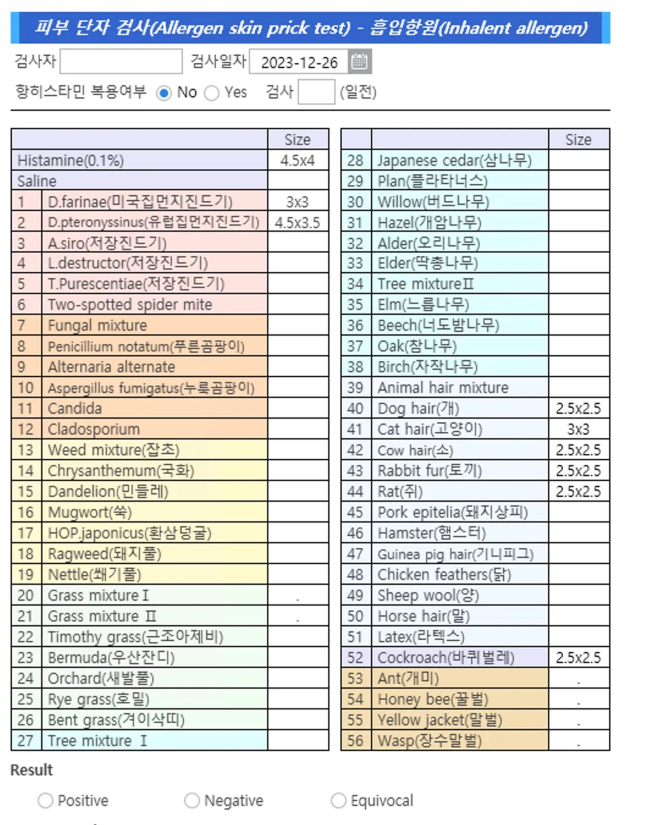
#> input picture input_images/skin_prick_test_1.jpg, 1934 x 2475 px (shown at 1/3 size)
$ python -i image_preprocess.py   (imports and definitions only)
#> lines starting #> are read from the running program, lines starting #| are printed output that depends on the picture
"""OCR 전 이미지 전처리 — Pillow + numpy 만 쓴다(OpenCV 없이).

평가(2026-09-14)에서 가장 약한 곳은 휴대폰 촬영본이었다(수치 정확도 55%, 양성의 48% 누락).
그림자와 원근 왜곡이 겹치면 오른쪽 열 값이 이웃 행으로 밀린다. 여기서 하는 일:

  1. EXIF 회전 바로잡기, 작은 이미지는 키우기(글자가 작으면 소수점이 뭉개진다)
  2. 촬영본으로 보이면 조명 평탄화 — 크게 흐린 사본으로 나눠 그림자를 걷어낸다
  3. 두 번째 판독용으로 위·아래 절반 확대본을 만든다(겹치게)
     → 첫 판독은 전체 한 장, 두 번째 판독은 절반 두 장. 서로 다른 시점이라
       같은 실수를 되풀이할 가능성이 낮고, 두 결과가 다르면 그 행을 확인 대상으로 표시한다.

색은 버리지 않는다 — 영어 결과지는 class 를 색 막대로, 중국어는 빨간 '+' 로 표시한다.
"""
from __future__ import annotations

import base64
import io
from typing import Any, Dict, List, Optional

import numpy as np
from PIL import Image, ImageFilter, ImageOps

MIN_WIDTH = 1600          # 이보다 좁으면 키운다


def _to_b64(img: Image.Image) -> str:
    buf = io.BytesIO()
    img.save(buf, format="JPEG", quality=92)      # PNG 는 촬영본에서 2MB 를 넘는다 — 글자 선명도는 충분
    return base64.b64encode(buf.getvalue()).decode("ascii")


def _load(src) -> Image.Image:
    if isinstance(src, Image.Image):
        img = src
    elif isinstance(src, (bytes, bytearray)):
        img = Image.open(io.BytesIO(src))
    else:
        img = Image.open(src)
    img = ImageOps.exif_transpose(img)
    return img.convert("RGB")


def looks_like_photo(img: Image.Image) -> bool:
    """조명 얼룩이 있으면 촬영본으로 본다 — 크게 흐린 사본에서 밝은 쪽 밝기 폭(95-50 백분위).
    측정: 합성 촬영본 66, 실제 촬영본(MAST_2) 18, 스캔·화면 캡처 10~13."""
    g = img.convert("L").resize((200, max(1, int(200 * img.height / img.width))))
    bg = np.asarray(g.filter(ImageFilter.GaussianBlur(12)), dtype=np.float32)
    return float(np.percentile(bg, 95) - np.percentile(bg, 50)) > 15.0


def flatten_lighting(img: Image.Image) -> Image.Image:
    """그림자·조명 불균일 제거: 채널별로 크게 흐린 배경으로 나눈다. 색 정보는 남긴다."""
    arr = np.asarray(img, dtype=np.float32)
    radius = max(15, img.width // 40)
    bg = np.asarray(img.filter(ImageFilter.GaussianBlur(radius)), dtype=np.float32)
    out = np.clip(arr / np.maximum(bg, 1.0) * 235.0, 0, 255).astype(np.uint8)
    return ImageOps.autocontrast(Image.fromarray(out), cutoff=1)


def _upscale(img: Image.Image, width: int) -> Image.Image:
    if img.width >= width:
        return img
    h = int(img.height * width / img.width)
    return img.resize((width, h), Image.LANCZOS)


def prepare(src, flatten: Optional[bool] = None) -> Dict[str, Any]:
    """모델에 보낼 이미지를 만든다.

    반환: {"full": b64, "halves": [위 b64, 아래 b64], "notes": [...], "photo": bool}
      full   — 첫 번째 판독용(전처리된 전체)
      halves — 두 번째 판독용. 위·아래로 겹치게 자른 확대본. 양식을 가정하지 않는다
               (가운데 거터로 좌우를 가르는 방법은 한 표 안의 빈 열을 거터로 오인했다).
               한 장에 담긴 행이 절반이 되고 글자가 커져, 첫 판독과 다른 '시점'이 된다.
    """
    img = _load(src)
    notes: List[str] = []
    photo = looks_like_photo(img)
    if flatten is None:
        flatten = photo
    if flatten:
        img = flatten_lighting(img)
        notes.append("조명 평탄화")
    if img.width < MIN_WIDTH:
        img = _upscale(img, MIN_WIDTH)
        notes.append("확대")
    h = img.height
    top = img.crop((0, 0, img.width, int(h * 0.56)))
    bottom = img.crop((0, int(h * 0.44), img.width, h))
    halves = [_to_b64(_upscale(top, int(img.width * 1.3))), _to_b64(_upscale(bottom, int(img.width * 1.3)))]
    return {"full": _to_b64(img), "halves": halves, "notes": notes, "photo": photo}


HALVES_PROMPT_ADDENDUM = """
TWO IMAGES: they are the TOP part and the BOTTOM part of the SAME sheet, enlarged, overlapping in
the middle. Read the title and patient block from the top image. Read every result row from both
images. Rows in the overlap appear twice — list each allergen only once. Each row's name, class and
value are on the SAME horizontal line; follow the line across and never take a value from the row
above or below."""

>>> from PIL import Image
>>> picture = Image.open('../input_images/skin_prick_test_1.jpg')
#> picture is the input picture: PIL image 1934x2475 RGB; mean R, G, B 217.9, 218.9, 217.7
>>> result = prepare(picture)
#> in looks_like_photo, `g = img.convert("L").resize((200, max(1, int(200 * img.height / img.wi..`:
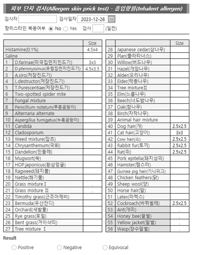
#> g: PIL image 200x255 L; min 86, max 255, mean 218
#> in looks_like_photo, `bg = np.asarray(g.filter(ImageFilter.GaussianBlur(12)), dtype=np.float..`:
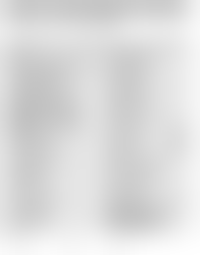
#> bg: shape (255, 200) float32; min 193, max 255, mean 219.6
#> in prepare, `photo = looks_like_photo(img)`: photo = True
#> in flatten_lighting, `bg = np.asarray(img.filter(ImageFilter.GaussianBlur(radius)), dtype=np..`:
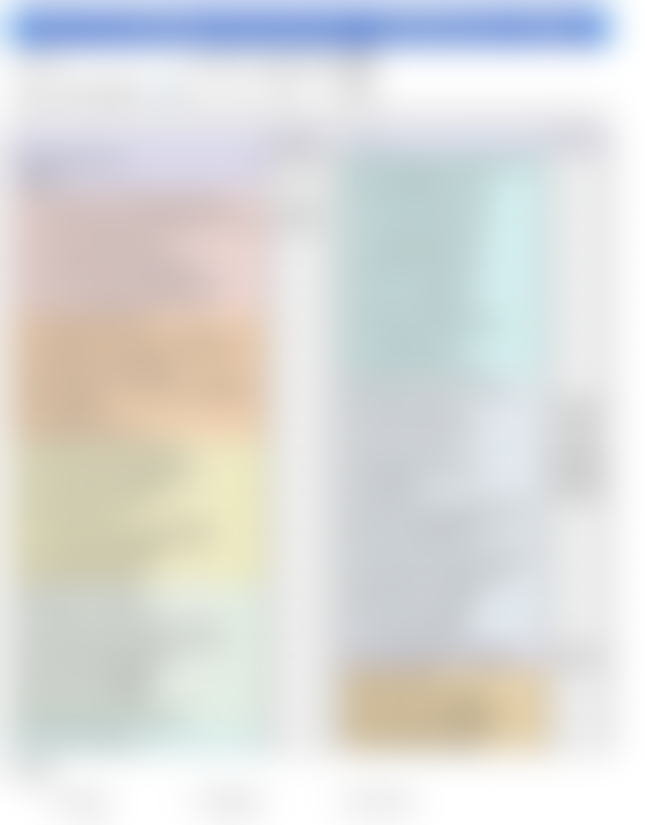
#> bg: shape (2475, 1934, 3) float32 (shown at 1/3 size); mean R, G, B 218.4, 219.5, 218.8
#> in flatten_lighting, `out = np.clip(arr / np.maximum(bg, 1.0) * 235.0, 0, 255).astype(np.uin..`:
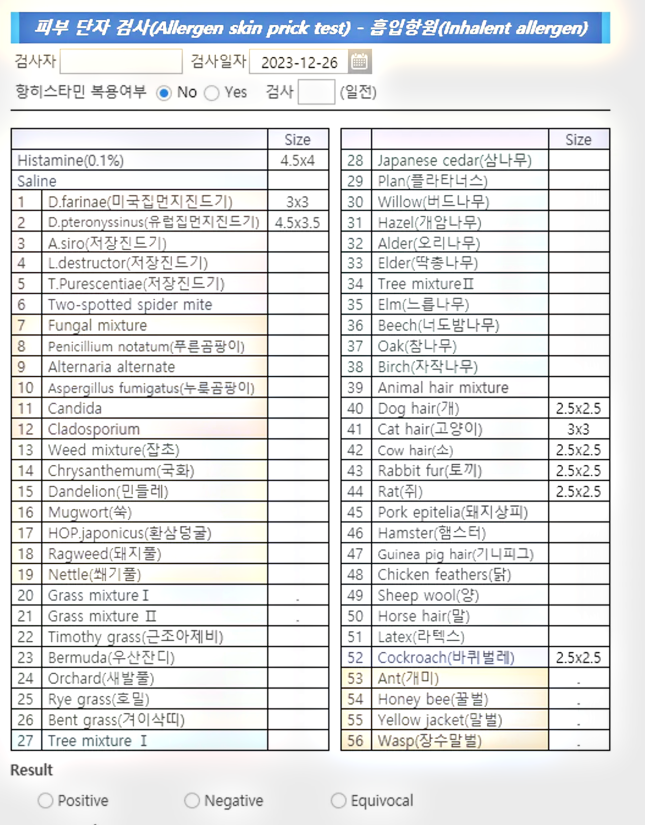
#> out: shape (2475, 1934, 3) (shown at 1/3 size); mean R, G, B 224.5, 226, 227.4
#> in prepare, `top = img.crop((0, 0, img.width, int(h * 0.56)))`:
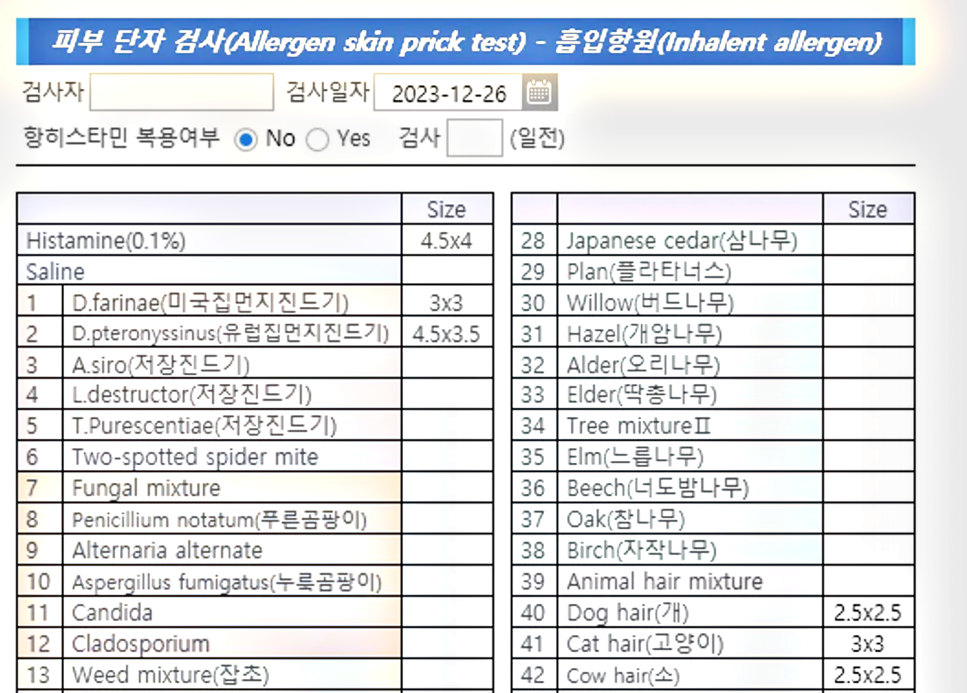
#> top: PIL image 1934x1386 RGB (shown at 1/2 size); mean R, G, B 219.6, 222.3, 226
#> in prepare, `bottom = img.crop((0, int(h * 0.44), img.width, h))`:
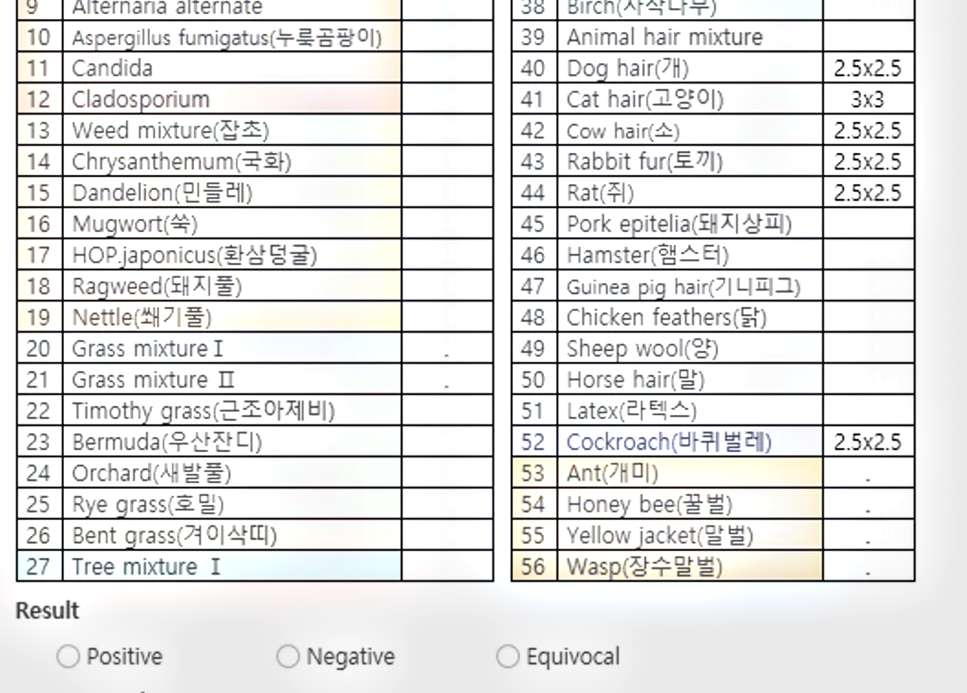
#> bottom: PIL image 1934x1386 RGB (shown at 1/2 size); mean R, G, B 225.4, 225.3, 224.9
#> call 2 of _upscale, with width = 2514
#> in _upscale (call 2), `return img.resize((width, h), Image.LANCZOS)`:
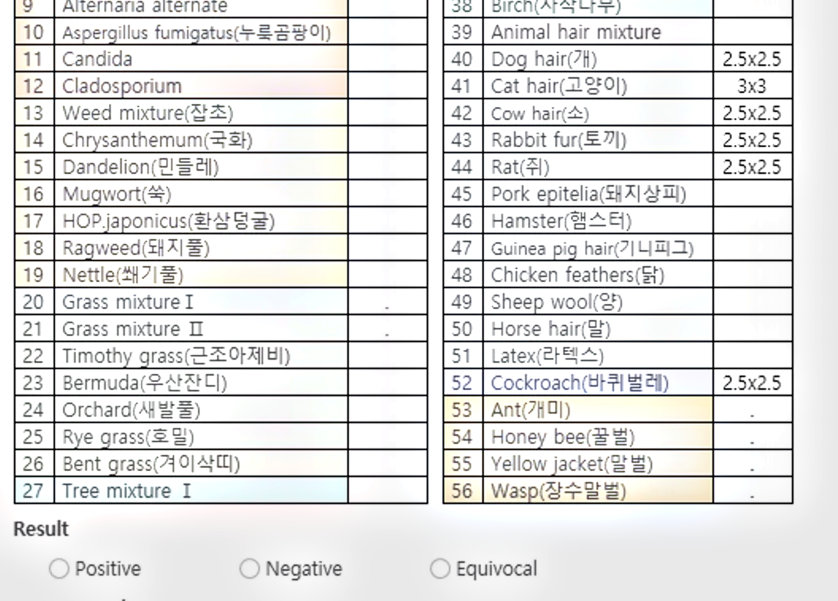
#> returned value: PIL image 2514x1801 RGB (shown at 1/3 size); mean R, G, B 225.3, 225.3, 224.9
#> result = 4 items
